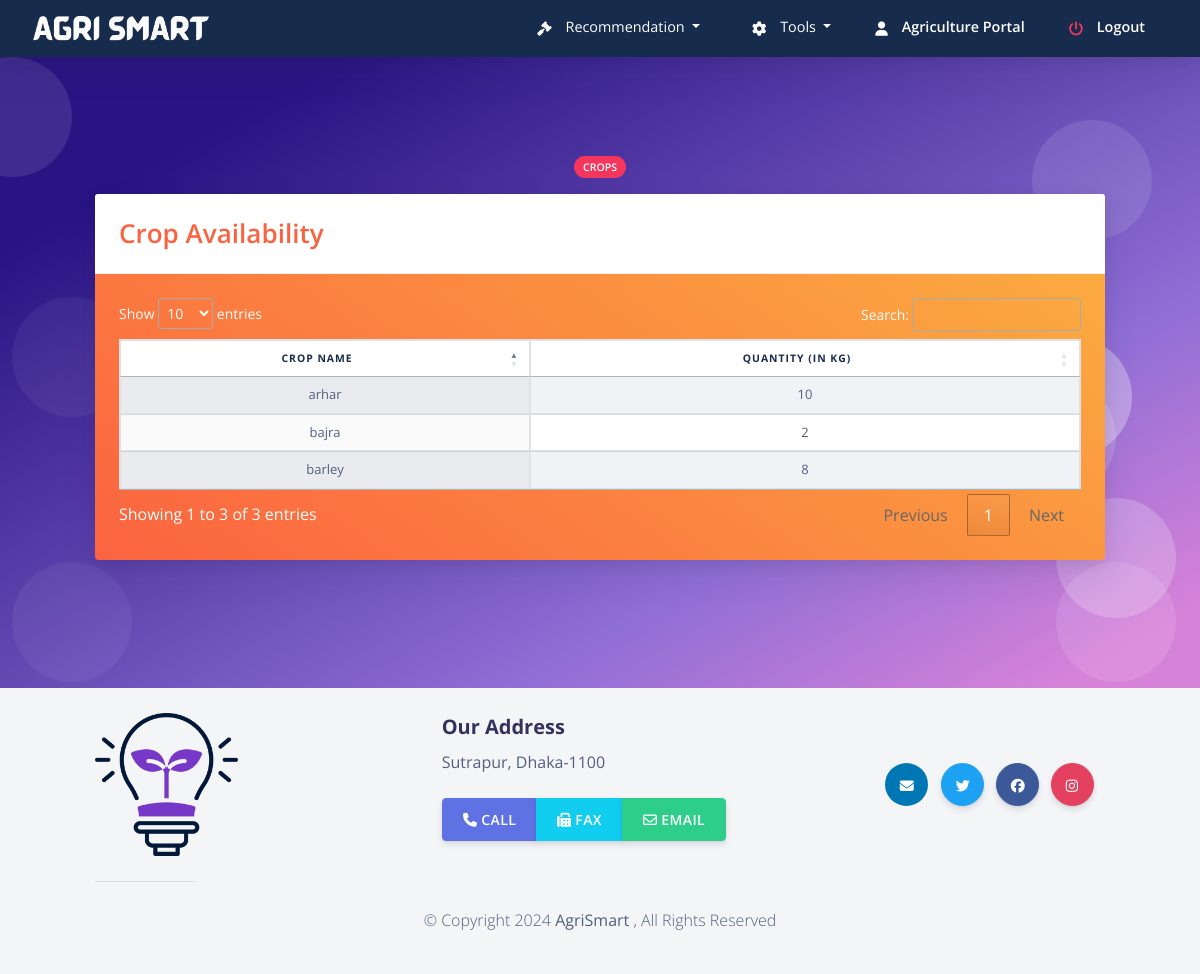
The app's page /farmer/fstock_crop.php (signed in) with its own data.
### tables this page shows
CREATE TABLE `farmerlogin` (
  `farmer_id` int(11) NOT NULL,
  `farmer_name` varchar(255) NOT NULL,
  `password` varchar(255) NOT NULL,
  `email` varchar(255) NOT NULL,
  `phone_no` varchar(50) NOT NULL,
  `F_gender` varchar(255) NOT NULL,
  `F_birthday` varchar(255) NOT NULL,
  `F_State` varchar(255) NOT NULL,
  `F_District` varchar(255) NOT NULL,
  `F_Location` varchar(255) NOT NULL,
  `otp` int(20) DEFAULT NULL
);

CREATE TABLE `production_approx` (
  `crop` varchar(20) NOT NULL,
  `quantity` int(11) NOT NULL
);

### farmer/fsession.php (called while the page is built, shortened)
<?php
$user_check = $_SESSION['farmer_login_user'];
?>

### farmer/fstock_crop.php (the view, shortened to what this page needs)
<?php
include ('fsession.php');
$query4 = "SELECT * from farmerlogin where email='$user_check'";
              $ses_sq4 = mysqli_query($conn, $query4);
              $row4 = mysqli_fetch_assoc($ses_sq4);
              $para2 = $row4['farmer_name'];
?>
<!DOCTYPE html>
<html>
<?php include ('fheader.php');  ?>
  <body class="bg-white" id="top">
<?php include ('fnav.php');  ?>
  <section class="section section-shaped section-lg">
    <div class="shape shape-style-1 shape-primary">
      <span></span>
      <span></span>
      <span></span>
      <span></span>
      <span></span>
      <span></span>
      <span></span>
      <span></span>
      <span></span>
      <span></span>
    </div>
<div class="container ">
    	 <div class="row">
          <div class="col-md-8 mx-auto text-center">
            <span class="badge badge-danger badge-pill mb-3">Crops</span>
          </div>
        </div>
          <div class="row row-content">
            <div class="col-md-12 mb-3">
				<div class="card text-white bg-gradient-warning mb-3">
				  <div class="card-header">
				  <span class=" text-warning display-4" > Crop Availability </span>
				  </div>
				  <div class="card-body text-white">
				<table class="table table-striped table-hover table-bordered bg-gradient-white text-center display" id="myTable">
				    <thead>
		<tr class="font-weight-bold text-default">
					<th><center>Crop Name</center></th>
					<th><center>Quantity (in KG)</center></th>
						</tr>
			</thead>
		<tbody>
						<?php
	$sql = "SELECT crop, quantity FROM production_approx where quantity > 0";
								$query = mysqli_query($conn,$sql);
								while($res = mysqli_fetch_array($query)){
				 ?>
		 <tr class="text-center">
							 <td> <?php echo $res['crop'];  ?> </td>
							 <td> <?php echo $res['quantity'];  ?> </td>
							</tr>
							 <?php
							 }
							  ?>
		</tbody>
				  </table>
				  </div>
				</div>
            </div>
          </div>
        </div>
</section>
    <?php require("footer.php");?>
</body>
</html>

### farmer/fnav.php (shortened to what this page needs)
  <nav
    id="navbar-main"
    class="
      navbar navbar-main navbar-expand-lg
      bg-default
      navbar-light
      position-sticky
      top-0
      shadow
      py-0
    "
  >
    <div class="container-fluid">
      <ul class="navbar-nav navbar-nav-hover align-items-lg-center">
        <li class="nav-item dropdown">
          <a href="../index.php" class="navbar-brand mr-lg-5 text-white">
                             <img src="../assets/img/agrismart.png" />
          </a>
        </li>
      </ul>
      <div class="navbar-collapse collapse bg-default" id="navbar_global">
        <ul class="navbar-nav align-items-lg-center ml-auto topnav" id="nav">
	 <li class="nav-item" id="recommendation">
	   <div class="dropdown show ">
  <a class="nav-link dropdown-toggle text-white " href="#" role="button" id="dropdownMenuLink" data-toggle="dropdown" aria-haspopup="true" aria-expanded="false">
                  <span class="text-white nav-link-inner--text"
                ><i class="text-white fas fa-gavel"></i> Recommendation</span
              >
  </a>
</div>
	</li>
				 <li class="nav-item " id="tools">
	   <div class="dropdown show ">
  <a class="nav-link dropdown-toggle text-white " href="#" role="button" id="dropdownMenuLink" data-toggle="dropdown" aria-haspopup="true" aria-expanded="false">
                  <span class="text-white nav-link-inner--text"
                ><i class="text-white fas fa-gear"></i> Tools</span
              >
  </a>
</div>
	</li>
   <li class="nav-item" id="profile">
            <a href="fprofile.php" class="nav-link">
              <span class="text-white nav-link-inner--text font-weight-bold"
                ><i class="text-white fas fa-user"></i> <?php echo $para2 ?> </span
              >
            </a>
          </li>
   <li class="nav-item">
            <a href="flogout.php" class="nav-link">
              <span class="text-white nav-link-inner--text font-weight-bold"
                ><i class="text-danger fas fa-power-off"></i> Logout </span
              >
            </a>
          </li>
        </ul>
      </div>
    </div>
  </nav>

### farmer/fnav.php (style rules this page uses)
.topnav a { border-bottom: 3px solid transparent; }

### records on screen
farmerlogin: farmer_name "Agriculture Portal"
production_approx: crop "arhar", quantity "10"
production_approx: crop "bajra", quantity "2"
production_approx: crop "barley", quantity "8"
